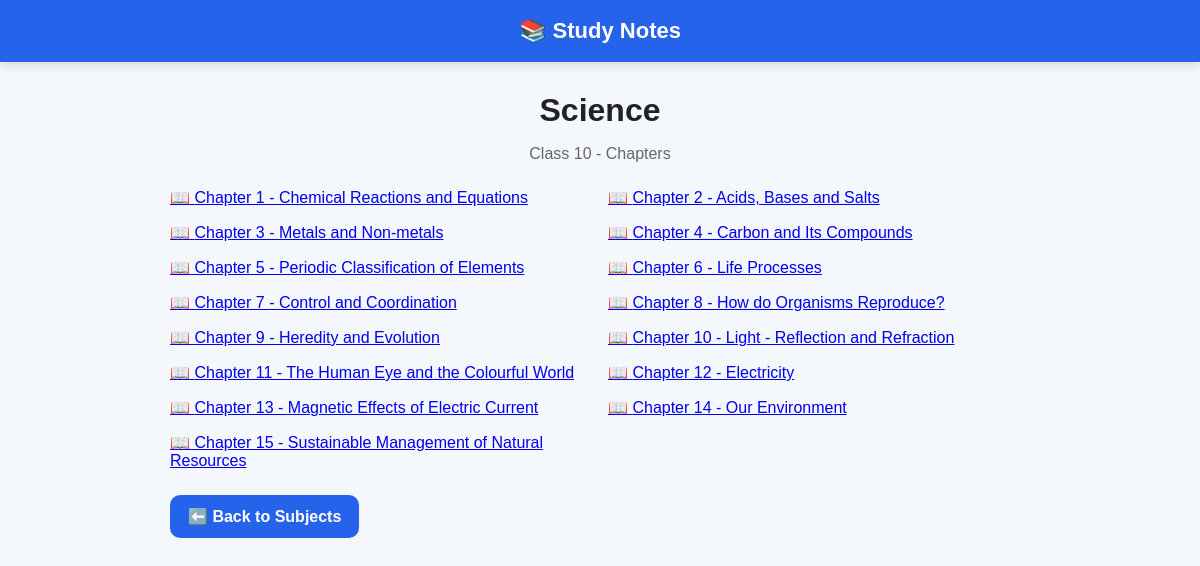
/class/10/subject/Science, run on the app's committed database.
### tables this page shows
CREATE TABLE notes (
            id INTEGER PRIMARY KEY AUTOINCREMENT,
            class_no INTEGER NOT NULL,
            subject TEXT NOT NULL,
            chapter TEXT NOT NULL,
            title TEXT NOT NULL,
            content TEXT NOT NULL
        );

### app.py (the view)
@app.route("/class/<int:class_no>/subject/<subject>")
def subject(class_no, subject):
    conn = get_db()
    chapters = conn.execute(
        """
        SELECT DISTINCT chapter
        FROM notes
        WHERE class_no = ?
        AND subject = ?
        ORDER BY id ASC
        """,
        (class_no, subject)
    ).fetchall()
    conn.close()
    return render_template(
        "chapters.html",
        class_no=class_no,
        subject=subject,
        chapters=chapters
    )

### database.py (called while the page is built)
def get_db():
    conn = sqlite3.connect(DB_NAME)
    conn.row_factory = sqlite3.Row
    return conn

### templates/chapters.html (shortened to what this page needs)
<!DOCTYPE html>
<html>
<head>
    <link rel="stylesheet"
          href="{{ url_for('static', filename='style.css') }}">
</head>
<body>
<div class="navbar">
    📚 Study Notes
</div>
<div class="container">
    <h1 class="title">{{ subject }}</h1>
    <p class="subtitle">
        Class {{ class_no }} - Chapters
    </p>
    <div class="cards">
        {% for chapter in chapters %}
<a href="/class/{{ class_no }}/subject/{{ subject }}/chapter/{{ loop.index }}">
    📖 {{ chapter["chapter"] }}
</a>
        {% endfor %}
    </div>
    <a class="back" href="/class/{{ class_no }}">
        ⬅️ Back to Subjects
    </a>
</div>
</body>
</html>

### static/style.css (style rules this page uses)
* { box-sizing: border-box; }
body { margin: 0; font-family: Arial, sans-serif; background: #f4f7fb; color: #222; }
.navbar { background: #2563eb; color: white; padding: 18px 20px; text-align: center; }
.container { max-width: 900px; margin: auto; padding: 30px 20px; }
.title { text-align: center; margin-bottom: 10px; }
.subtitle { text-align: center; color: #666; margin-bottom: 30px; }
.cards { display: grid; grid-template-columns: repeat(2, 1fr); gap: 16px; }
.back { display: inline-block; margin-top: 25px; text-decoration: none; color: #2563eb; }
.navbar { background: #2563eb; color: white; padding: 18px 25px; font-size: 22px; font-weight: bold; box-shadow: 0 3px 10px rgba(0, 0, 0, 0.12); }
.container { max-width: 900px; margin: 30px auto; padding: 0 20px 40px; }
.title { margin-bottom: 8px; font-size: 32px; }
.subtitle { color: #666; font-size: 16px; margin-bottom: 25px; }
.back { display: inline-block; margin-top: 25px; padding: 12px 18px; background: #2563eb; color: white; text-decoration: none; border-radius: 10px; font-weight: bold; }
.subtitle { color: #666; margin-bottom: 25px; }

### data on the page
notes: chapter "Chapter 1 - Chemical Reactions and Equations"
notes: chapter "Chapter 2 - Acids, Bases and Salts"
notes: chapter "Chapter 3 - Metals and Non-metals"
notes: chapter "Chapter 4 - Carbon and Its Compounds"
notes: chapter "Chapter 5 - Periodic Classification of Elements"
notes: chapter "Chapter 6 - Life Processes"
notes: chapter "Chapter 7 - Control and Coordination"
notes: chapter "Chapter 8 - How do Organisms Reproduce?"
notes: chapter "Chapter 9 - Heredity and Evolution"
notes: chapter "Chapter 10 - Light - Reflection and Refraction"
notes: chapter "Chapter 11 - The Human Eye and the Colourful World"
notes: chapter "Chapter 12 - Electricity"
notes: chapter "Chapter 13 - Magnetic Effects of Electric Current"
notes: chapter "Chapter 14 - Our Environment"
notes: chapter "Chapter 15 - Sustainable Management of Natural Resources"

### other printed values
{{ subject }} "Science"
{{ class_no }} "10"
